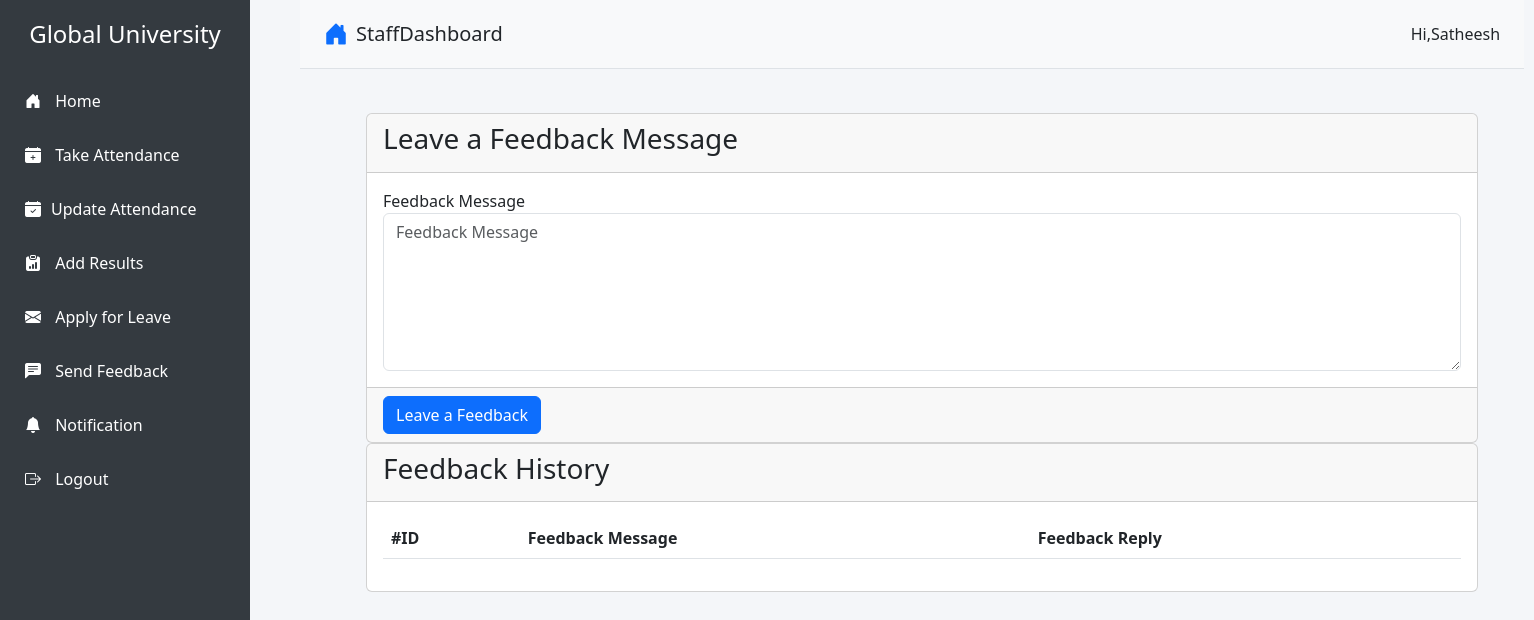
The app's page /staff/staff_feedback/ (signed in), older data.
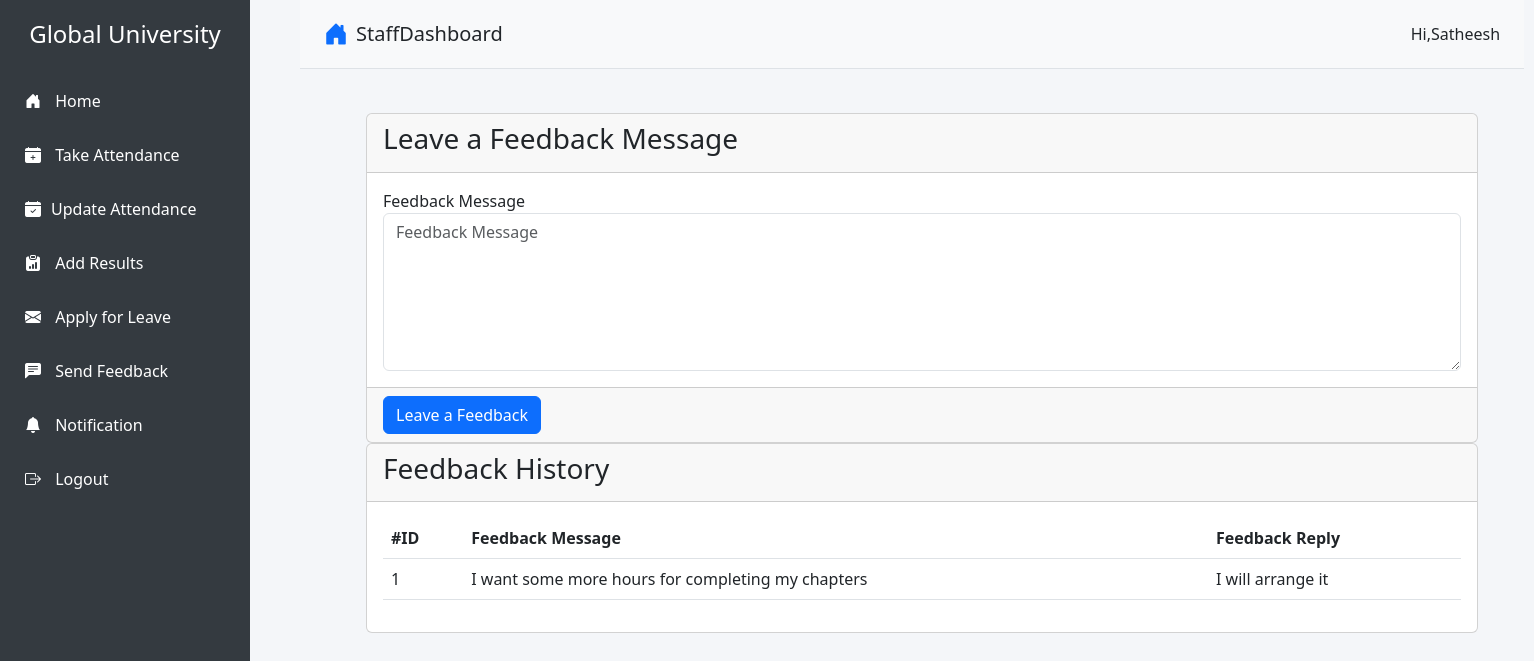
The same page, newer data.
### staff/models.py (models this page shows)
class FeedBackStaff(models.Model):
    id = models.AutoField(primary_key=True)
    staff_id = models.ForeignKey(Staff, on_delete=models.CASCADE)
    feedback = models.TextField()
    feedback_reply = models.TextField()
    created_at = models.DateTimeField(auto_now_add=True)
    updated_at = models.DateTimeField(auto_now=True)
    objects = models.Manager()

### staff/views.py (the view)
# urls.py: path('staff_feedback/', views.staff_feedback, name="staff_feedback"),
def staff_feedback(request):
    staff_obj = Staff.objects.get(user=request.user)  # Use 'user' instead of 'admin'
    feedback_data = FeedBackStaff.objects.filter(staff_id=staff_obj)
    context = {
        "feedback_data": feedback_data
    }
    return render(request, "staff/staff_feedback.html", context)

### templates/staff/staff_feedback.html (shortened to what this page needs)
{% extends 'staff/base.html' %}
{% block content %}
<section class="content" style=" margin-left:10px;">
    <div class="container-fluid">
        <div class="row">
            <div class="col-md-12">
                <div class="card card-primary">
                <div class="card-header">
                    <h3 class="card-title">Leave a Feedback Message</h3>
                </div>
                <form method="POST" action="{% url 'staff:staff_feedback_save' %}">
                    <div class="card-body">
                        <div class="form-group">
                            <label>Feedback Message </label>
                            <textarea name="feedback_message" class="form-control" rows="6" placeholder="Feedback Message"></textarea>
                        </div>
                    </div>
                    <div class="card-footer">
                    <button type="submit" class="btn btn-primary">Leave a Feedback</button>
                    </div>
                </form>
                </div>
            </div>
        </div>
        <div class="row">
            <div class="col-md-12">
                <div class="card card-success">
                    <div class="card-header">
                        <h3 class="card-title">Feedback History</h3>
                    </div>
                    <div class="card-body">
                       <div class="table-responsive">
                            <table class="table">
                                <thead class="thead-light">
                                <tr>
                                    <th>#ID</th>
                                    <th>Feedback Message</th>
                                    <th>Feedback Reply</th>
                                </tr>
                                </thead>
                                {% for row in feedback_data %}
                                <tr>
                                    <td>{{ row.id }}</td>
                                    <td>{{ row.feedback }}</td>
                                    <td>{{ row.feedback_reply }}</td>
                                </tr>
                                {% endfor %}
                            </table>
                        </div>
                    </div>
                </div>
            </div>
        </div>
    </div>
  </section>
{% endblock %}

Row changes from the older to the newer data that the page shows:
added FeedBackStaff: id "1", feedback "I want some more hours for completing my chapters", feedback_reply "I will arrange it"
